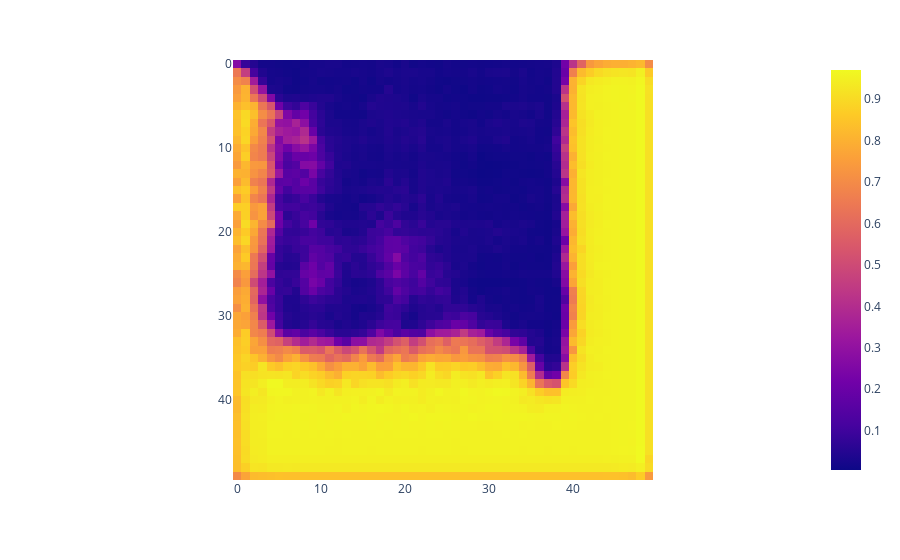

Notebook code cell kept with this figure:
### Code cell
px.imshow(pred[4, :, :])

### Figure 1 — Plotly figure (JSON) as saved in the notebook; plotly's stock layout.template omitted (floating-point values rounded to 4 significant figures; data arrays with more than 128 entries replaced by an {"elided": "..."} marker saying what was removed)
{"data": [{"coloraxis": "coloraxis", "hovertemplate": "x: %{x}<br>y: %{y}<br>color: %{z}<extra></extra>", "type": "heatmap", "z": {"elided": "50x50 float values"}}], "layout": {"coloraxis": {"colorscale": [[0, "#0d0887"], [0.1111, "#46039f"], [0.2222, "#7201a8"], [0.3333, "#9c179e"], [0.4444, "#bd3786"], [0.5556, "#d8576b"], [0.6667, "#ed7953"], [0.7778, "#fb9f3a"], [0.8889, "#fdca26"], [1, "#f0f921"]]}, "margin": {"t": 60}, "xaxis": {"constrain": "domain", "scaleanchor": "y"}, "yaxis": {"autorange": "reversed", "constrain": "domain"}}}
